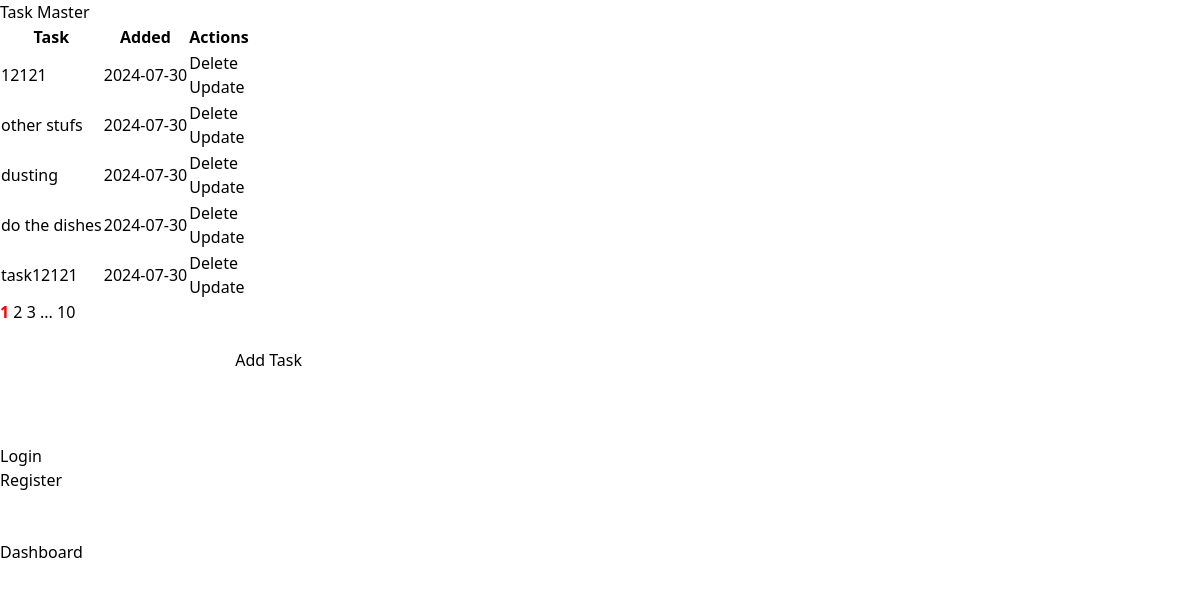
/tasks (signed in), run on an earlier commit of the app's database.
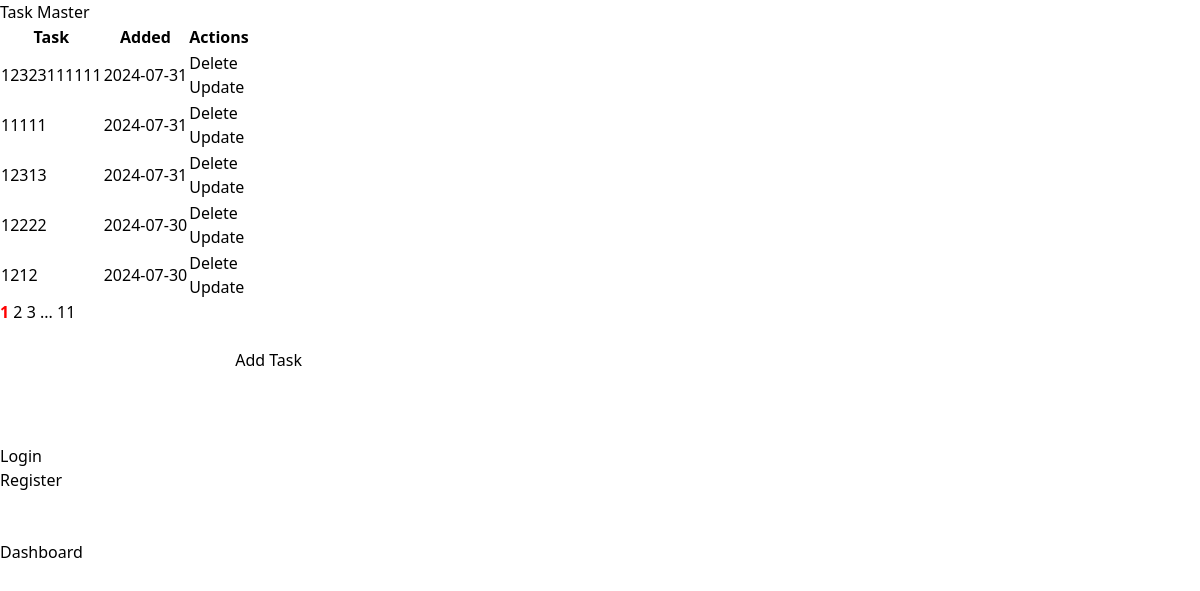
And on a later commit of the database.
### app.py (models this page shows, shortened)
class Todo(db.Model):
    id = db.Column(db.Integer, primary_key=True)
    content = db.Column(db.String(200), nullable=False)
    completed = db.Column(db.Integer, default=0)
    date_created = db.Column(db.DateTime, default=datetime.now)

### app.py (the view)
@app.route('/tasks', methods=['GET','POST'])
@login_required
def tasks():
    if request.method == 'POST':
        task_content= request.form['content']
        new_task= Todo(content=task_content)
        try:
            db.session.add(new_task)
            db.session.commit()
            return redirect('/tasks')
        except:
            return 'there was an error adding new task'
    else:
        page = request.args.get('page',1 , type=int)
        tasks = Todo.query.order_by(Todo.date_created.desc()).paginate(page = page, per_page=5)
        return render_template('tasks.html', tasks=tasks)

### app.py (called while the page is built)
@login_manager.user_loader
def load_user(user_id):
    return User.query.get(int(user_id))

### templates/tasks.html (shortened to what this page needs)
{% extends 'base.html' %}
{% block body%}
<div class="content">
        <h1> Task Master </h1>
        {% if  tasks.items|length <1 %}
        <h4> There are no tasks. Create one below </h4>
        {% else %}
        <table>
            <tr>
                <th> Task </th>
                <th> Added </th>
                <th> Actions </th>
            </tr>
            {% for task in tasks.items %}
            <tr>
                <td>{{ task.content }}</td>
                <td> {{ task.date_created.date() }}</td>
                <td>
                    <a href="/delete/{{task.id}}"> Delete </a>
                    <br>
                    <a href="/update/{{task.id}}"> Update </a>
                </td>
            </tr>
            {% endfor %}
        </table>
        {% for page_num in tasks.iter_pages( left_edge=1, right_edge=1, left_current=1, right_current=2) %}
            {% if page_num%}
             {% if tasks.page == page_num%}
               <a style="color: red; font-weight:bolder;" href="{{ url_for('tasks', page=page_num )}}"> {{ page_num }}</a>
               {% else %}
               <a href="{{ url_for('tasks', page=page_num )}}"> {{ page_num }}</a>
               {% endif %}
            {% else %}
                ...
            {% endif %}
        {% endfor %}
        {% endif%}
    <br />
    <br />
        <form action="/tasks" method="POST">
            <input type="text" name="content" id="content" />
            <input type="submit" value="Add Task" />
        </form>
        <br />
        <br />
        <br />
    <a href="{{ url_for('login')}}" > Login </a>
    <br />
    <a href="{{url_for('register')}}"> Register </a>
    </div>
<br />
<br />
    <a href="{{url_for('dashboard')}}"> Dashboard </a>
    {% endblock %}

### templates/base.html (shortened to what this page needs)
<!DOCTYPE html>
<html lang="en">
  <head>
    <link
      rel="stylesheet"
      href="{{url_for('static', filename='css/output.css')}}"
    />
  </head>
  <body>
    {% block body%} {% endblock %}
  </body>
</html>

What changed in the data, as far as the page shows it:
no longer on this page (row unchanged): Todo: content "12121", date_created "2024-07-30"
removed Todo: content "other stufs", date_created "2024-07-30"
removed Todo: content "dusting", date_created "2024-07-30"
removed Todo: content "do the dishes", date_created "2024-07-30"
no longer on this page (row unchanged): Todo: content "task12121", date_created "2024-07-30"
added Todo: content "12323111111", date_created "2024-07-31"
added Todo: content "11111", date_created "2024-07-31"
added Todo: content "12313", date_created "2024-07-31"
added Todo: content "12222", date_created "2024-07-30"
added Todo: content "1212", date_created "2024-07-30"
Also different on the page:
new list line: "11"
list line gone: "10"
